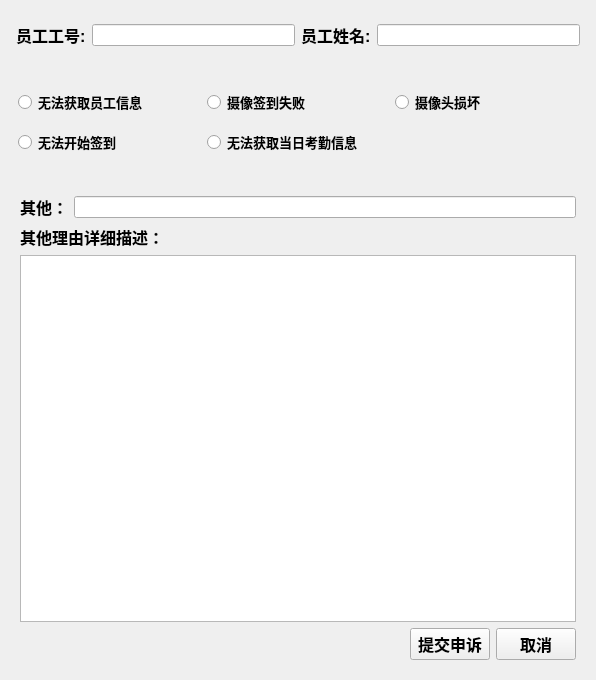
<?xml version="1.0" encoding="UTF-8"?>
<ui version="4.0">
 <class>complain_apply_ui</class>
 <widget class="QWidget" name="complain_apply_ui">
  <property name="geometry">
   <rect>
    <x>0</x>
    <y>0</y>
    <width>596</width>
    <height>680</height>
   </rect>
  </property>
  <property name="windowTitle">
   <string>Form</string>
  </property>
  <layout class="QGridLayout" name="gridLayout_4" rowstretch="1,2,10">
   <property name="leftMargin">
    <number>11</number>
   </property>
   <property name="topMargin">
    <number>11</number>
   </property>
   <property name="rightMargin">
    <number>11</number>
   </property>
   <property name="bottomMargin">
    <number>11</number>
   </property>
   <property name="horizontalSpacing">
    <number>9</number>
   </property>
   <property name="verticalSpacing">
    <number>15</number>
   </property>
   <item row="0" column="0">
    <widget class="QWidget" name="widget_getBasicInfo" native="true">
     <layout class="QGridLayout" name="gridLayout">
      <property name="leftMargin">
       <number>5</number>
      </property>
      <property name="topMargin">
       <number>5</number>
      </property>
      <property name="rightMargin">
       <number>5</number>
      </property>
      <property name="bottomMargin">
       <number>5</number>
      </property>
      <item row="0" column="1">
       <layout class="QHBoxLayout" name="layout_getName">
        <item>
         <widget class="QLabel" name="label_getName">
          <property name="font">
           <font>
            <family>Microsoft YaHei UI</family>
            <pointsize>12</pointsize>
            <weight>75</weight>
            <bold>true</bold>
           </font>
          </property>
          <property name="text">
           <string>员工姓名:</string>
          </property>
         </widget>
        </item>
        <item>
         <widget class="QLineEdit" name="LEdit_getName"/>
        </item>
       </layout>
      </item>
      <item row="0" column="0">
       <layout class="QHBoxLayout" name="layout_getId">
        <item>
         <widget class="QLabel" name="label_getId">
          <property name="font">
           <font>
            <family>Microsoft YaHei UI</family>
            <pointsize>12</pointsize>
            <weight>75</weight>
            <bold>true</bold>
           </font>
          </property>
          <property name="text">
           <string>员工工号:</string>
          </property>
         </widget>
        </item>
        <item>
         <widget class="QLineEdit" name="LEdit_getId"/>
        </item>
       </layout>
      </item>
     </layout>
    </widget>
   </item>
   <item row="1" column="0">
    <widget class="QWidget" name="widget_getGeneralProb" native="true">
     <layout class="QGridLayout" name="gridLayout_2">
      <property name="leftMargin">
       <number>7</number>
      </property>
      <property name="topMargin">
       <number>7</number>
      </property>
      <property name="rightMargin">
       <number>7</number>
      </property>
      <property name="bottomMargin">
       <number>7</number>
      </property>
      <item row="0" column="1">
       <widget class="QRadioButton" name="rbtn_2">
        <property name="font">
         <font>
          <family>Microsoft YaHei UI</family>
          <pointsize>10</pointsize>
          <weight>75</weight>
          <bold>true</bold>
         </font>
        </property>
        <property name="text">
         <string>摄像签到失败</string>
        </property>
       </widget>
      </item>
      <item row="0" column="2">
       <widget class="QRadioButton" name="rbtn_3">
        <property name="font">
         <font>
          <family>Microsoft YaHei UI</family>
          <pointsize>10</pointsize>
          <weight>75</weight>
          <bold>true</bold>
         </font>
        </property>
        <property name="text">
         <string>摄像头损坏</string>
        </property>
       </widget>
      </item>
      <item row="0" column="0">
       <widget class="QRadioButton" name="rbtn_1">
        <property name="font">
         <font>
          <family>Microsoft YaHei UI</family>
          <pointsize>10</pointsize>
          <weight>75</weight>
          <bold>true</bold>
         </font>
        </property>
        <property name="text">
         <string>无法获取员工信息</string>
        </property>
       </widget>
      </item>
      <item row="1" column="0">
       <widget class="QRadioButton" name="rbtn_4">
        <property name="font">
         <font>
          <family>Microsoft YaHei UI</family>
          <pointsize>10</pointsize>
          <weight>75</weight>
          <bold>true</bold>
         </font>
        </property>
        <property name="text">
         <string>无法开始签到</string>
        </property>
       </widget>
      </item>
      <item row="1" column="1">
       <widget class="QRadioButton" name="rbtn_5">
        <property name="font">
         <font>
          <family>Microsoft YaHei UI</family>
          <pointsize>10</pointsize>
          <weight>75</weight>
          <bold>true</bold>
         </font>
        </property>
        <property name="text">
         <string>无法获取当日考勤信息</string>
        </property>
       </widget>
      </item>
     </layout>
    </widget>
   </item>
   <item row="2" column="0">
    <widget class="QWidget" name="widget_getMoreRsn" native="true">
     <layout class="QGridLayout" name="gridLayout_3">
      <property name="leftMargin">
       <number>9</number>
      </property>
      <property name="topMargin">
       <number>9</number>
      </property>
      <property name="rightMargin">
       <number>9</number>
      </property>
      <property name="bottomMargin">
       <number>9</number>
      </property>
      <item row="0" column="0">
       <layout class="QHBoxLayout" name="layout_getMoreRsn_L">
        <item>
         <widget class="QLabel" name="label_getMoreRsn_L">
          <property name="font">
           <font>
            <family>Microsoft YaHei UI</family>
            <pointsize>12</pointsize>
            <weight>75</weight>
            <bold>true</bold>
           </font>
          </property>
          <property name="text">
           <string>其他：</string>
          </property>
         </widget>
        </item>
        <item>
         <widget class="QLineEdit" name="LEdit_getMoreRsb_L"/>
        </item>
       </layout>
      </item>
      <item row="1" column="0">
       <layout class="QVBoxLayout" name="layout_getMoreRsn_M">
        <item>
         <widget class="QLabel" name="label_getMoreRsn_M">
          <property name="font">
           <font>
            <family>Microsoft YaHei UI</family>
            <pointsize>12</pointsize>
            <weight>75</weight>
            <bold>true</bold>
           </font>
          </property>
          <property name="text">
           <string>其他理由详细描述：</string>
          </property>
         </widget>
        </item>
        <item>
         <widget class="QTextEdit" name="textEdit"/>
        </item>
        <item>
         <layout class="QHBoxLayout" name="layout_getMoreRsnBtn">
          <item>
           <spacer name="horizontalSpacer">
            <property name="orientation">
             <enum>Qt::Horizontal</enum>
            </property>
            <property name="sizeHint" stdset="0">
             <size>
              <width>40</width>
              <height>20</height>
             </size>
            </property>
           </spacer>
          </item>
          <item>
           <widget class="QPushButton" name="btn_submit">
            <property name="font">
             <font>
              <family>Microsoft YaHei UI</family>
              <pointsize>12</pointsize>
              <weight>75</weight>
              <bold>true</bold>
             </font>
            </property>
            <property name="text">
             <string>提交申诉</string>
            </property>
           </widget>
          </item>
          <item>
           <widget class="QPushButton" name="btn_cancel">
            <property name="font">
             <font>
              <family>Microsoft YaHei UI</family>
              <pointsize>12</pointsize>
              <weight>75</weight>
              <bold>true</bold>
             </font>
            </property>
            <property name="text">
             <string>取消</string>
            </property>
           </widget>
          </item>
         </layout>
        </item>
       </layout>
      </item>
     </layout>
    </widget>
   </item>
  </layout>
 </widget>
 <resources/>
 <connections/>
</ui>
